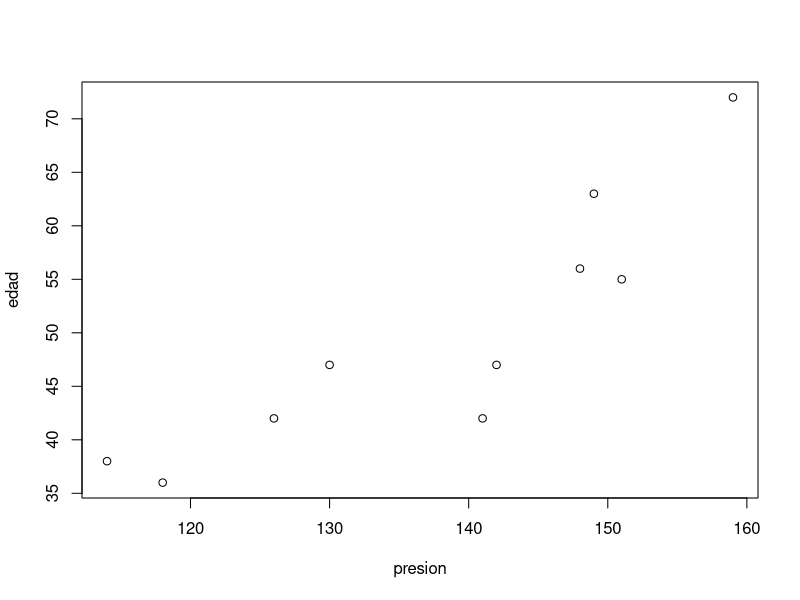
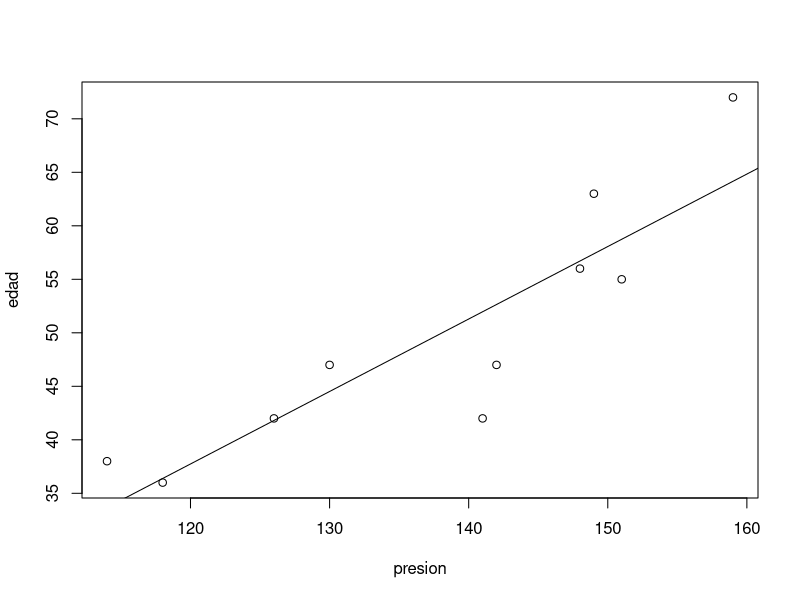
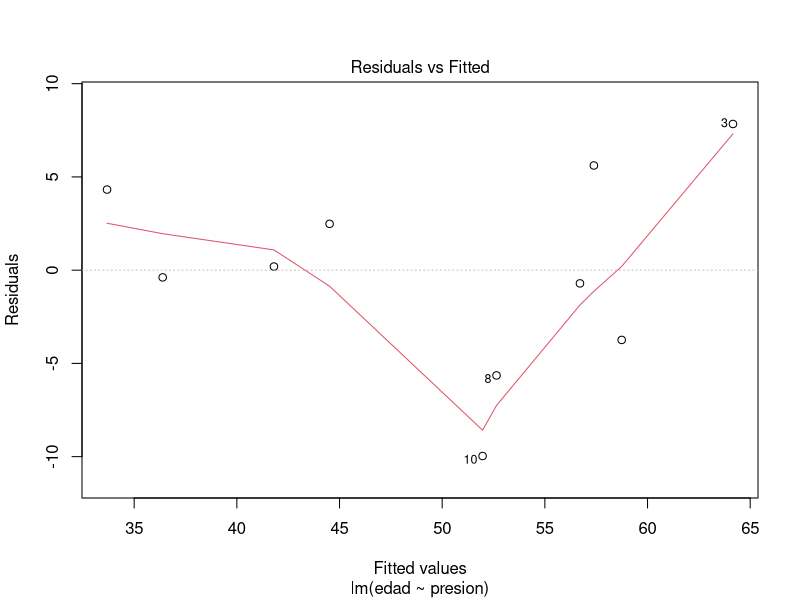
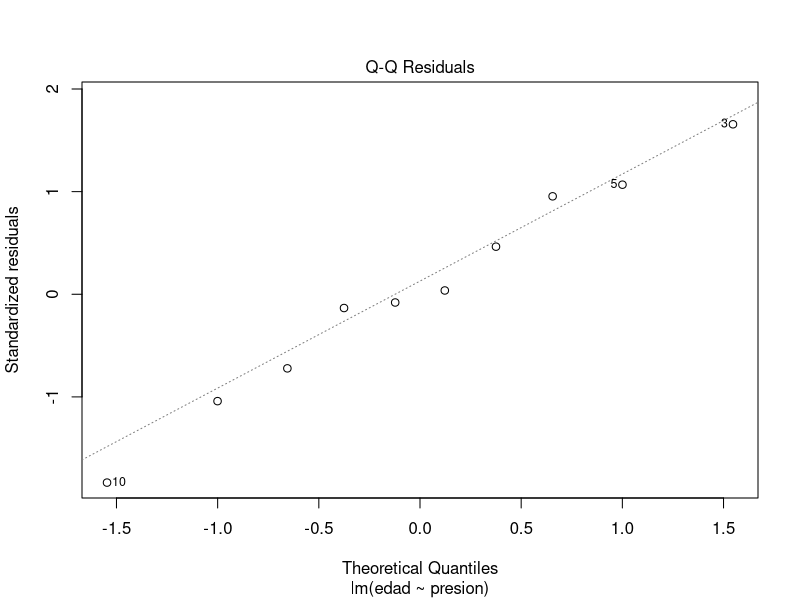
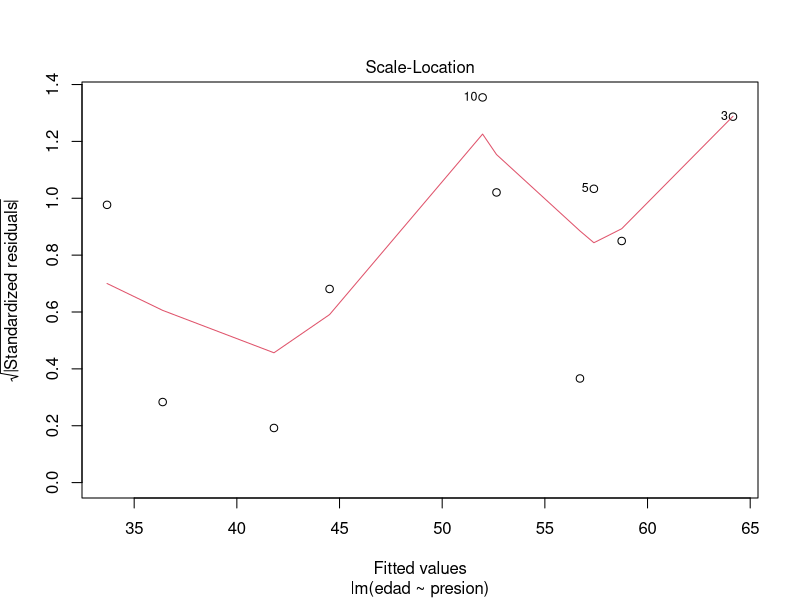
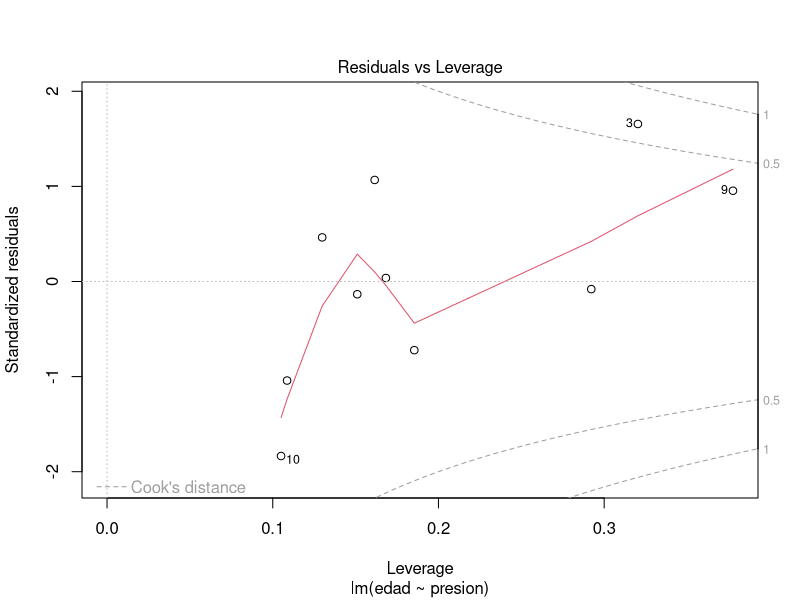

The R script that drew these images, in order:
edad <- c(56, 42, 72, 36, 63, 47, 55, 47, 38, 42)
presion <- c(148, 126, 159, 118, 149, 130, 151, 142, 114, 141)

plot(presion, edad)
reg_lin <- lm(edad ~ presion)
reg_lin

summary(reg_lin)

plot(presion, edad)
abline(reg_lin)
plot(reg_lin)

ks.test(reg_lin$residuals, "pnorm")

install.packages("lmtest")
library(lmtest)

dwtest(edad ~ presion)

#Actividad 8

gastos <- c (1000, 580, 520, 500, 600, 550, 400)
ingresos <- c (50000, 2500, 2000, 1900, 3000, 4000, 2000)
tamaño <- c (7, 4, 3, 3, 6, 5, 2)
hijosU <- c (3, 1, 1, 0, 1, 2, 0)

GastoAlim <- data.frame (gastos, ingresos, tamaño, hijosU)
GastoAlim

reg_lin_mul <- lm ( gastos ~ ingresos + tamaño + hijosU)
summary(reg_lin_mul)

#Actividad 9
cor(gastos, ingresos)
cor(GastoAlim)
cor.test(gastos, ingresos)

#Actividad 10 
lm (formula = gastos ~ ingresos + tamaño ^ 2 )
